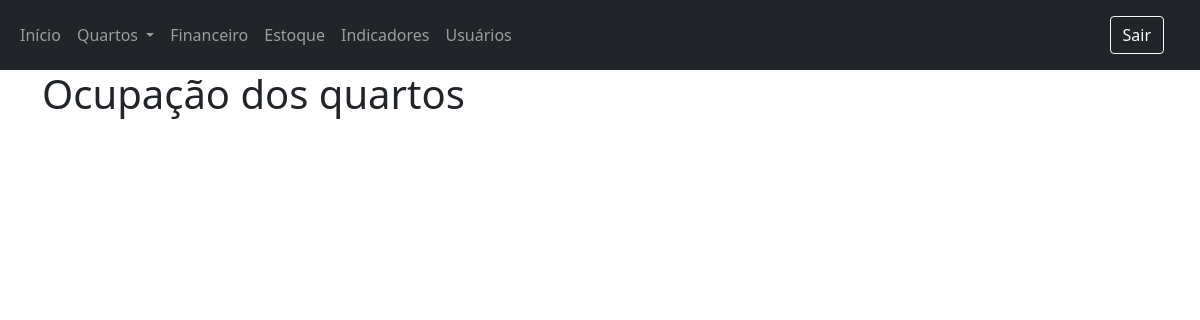
Before: /ocupacao-quartos/1 (signed in) with the older database file.
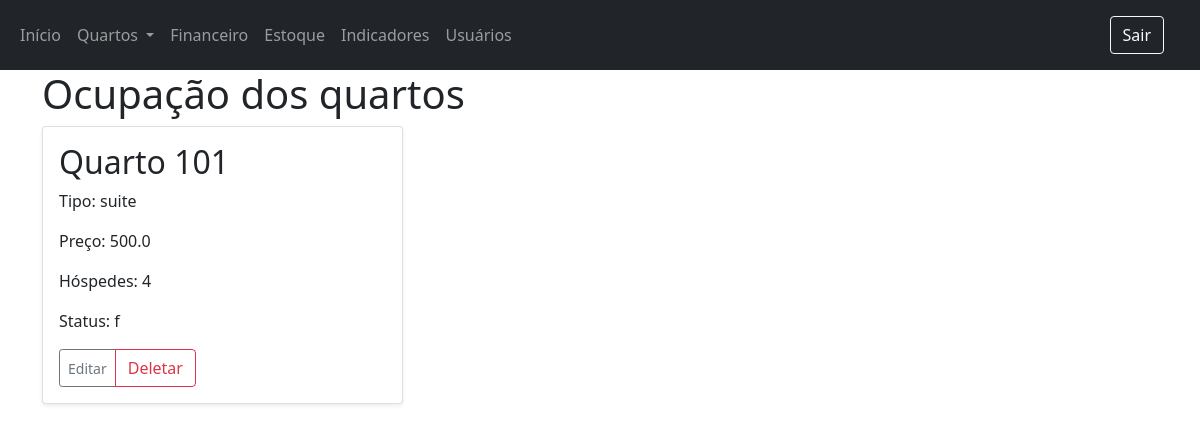
After: the same page with the newer database file.
### app/models.py (models this page shows)
class Rooms(db.Model):
    __tablename__ = 'Rooms'
    id = db.Column(db.Integer, primary_key=True)
    hotel_id = db.Column(db.Integer, db.ForeignKey('Hotels.id'))
    number = db.Column(db.Integer)
    name = db.Column(db.String(30))
    kind = db.Column(db.String(15))
    phone_extension = db.Column(db.String(15))
    price = db.Column(db.REAL)
    guest_limit = db.Column(db.Integer)
    status = db.Column(db.String(15))
    created_at = db.Column(db.DateTime, default=dt.now())

### app/views.py (the view)
@app.route('/ocupacao-quartos/<int:id>')
@login_required
def ocupacao_quartos_endpoint(id):
    user_id = g.user.get_id()
    return ocupacao_quartos(id, user_id)

### app/models.py (called while the page is built)
    def get_id(self):
        return self.id

### app/scripts/ocupacao_quartos.py (called while the page is built)
def ocupacao_quartos(id, user_id):
    hotel = Hotels.query.get_or_404(id)
    if hotel.user_id != user_id:
        return '<h1>Erro! Você não pode acessar este conteúdo!</h1>'
    quartos = Rooms.query.filter_by(hotel_id=id).order_by(Rooms.number)
    return render_template('ocupacao_quartos.html',
                           quartos=quartos
                           )

### app/views.py (called while the page is built)
@login_manager.user_loader
def load_user(id):
    return User.query.get(int(id))

@app.before_request
def before_request():
    g.user = current_user

### app/templates/ocupacao_quartos.html (shortened to what this page needs)
{% extends 'base.html' %}
{% block content %}
    <h1>Ocupação dos quartos</h1>
    <div class="row row-cols-1 row-cols-sm-2 row-cols-md-3 g-3">
        {% for quarto in quartos %}
            <div class="col">
                <div class="card shadow-sm">
                    <div class="card-body">
                        <h2>Quarto {{ quarto.number }}</h2>
                        <p>Tipo: {{ quarto.kind }}</p>
                        <p>Preço: {{ quarto.price }}</p>
                        <p>Hóspedes: {{ quarto.guest_limit }}</p>
                        <p>Status: {{ quarto.status }}</p>
                        <div class="d-flex justify-content-between align-items-center">
                            <form method="POST" action="{{ url_for('editar_quarto_endpoint', id=quarto.id) }}">
                                <div class="btn-group">
                                    <button type="submit" class="btn btn-sm btn-outline-secondary"
                                            value="{{ quarto.id }}">
                                        Editar
                                    </button>
                                    <button type="button" class="btn btn-outline-danger" data-bs-toggle="modal"
                                            data-bs-target="#Modal_{{ quarto.id }}"
                                            value="{{ quarto.id }}" id="hotel_{{ quarto.id }}">
                                        Deletar
                                    </button>
                                </div>
                            </form>
                        </div>
                    </div>
                </div>
            </div>
        {% endfor %}
    </div>
{% endblock %}

### app/templates/base.html (shortened to what this page needs)
<!doctype html>
<html lang="pt">
<head>
    <link href="https://cdn.jsdelivr.net/npm/bootstrap@5.1.3/dist/css/bootstrap.min.css" rel="stylesheet"
>
          <link rel='stylesheet' href="{{ url_for('static', filename='css/font-awesome/font-awesome.min.css')}}">
</head>
<body>
{% if current_user.is_authenticated %}
    {% include 'navbar.html' %}
{% endif %}
<div {% if "login" in request.path  %} class="container-no-gutters" {% else %} class="container" {% endif %} >
    {% block content %}
    {% endblock %}
</div>
</body>
</html>

### app/templates/navbar.html (shortened to what this page needs)
<nav class="navbar navbar-expand-lg navbar-dark bg-dark">
    <div class="container-fluid">
        <div class="collapse navbar-collapse" id="navbarSupportedContent">
            <ul class="navbar-nav me-auto mb-2 mb-lg-0">
                <li class="nav-item">
                    <a class="nav-link" aria-current="page" href="{{ url_for('pagina_inicial') }}">Início</a>
                </li>
                <li class="nav-item dropdown">
                    <a class="nav-link dropdown-toggle" href="#" id="navbarDropdown" role="button"
                       data-bs-toggle="dropdown" aria-expanded="false">
                        Quartos
                    </a>
                </li>
                <li class="nav-item">
                    <a class="nav-link" aria-current="page" href="#">Financeiro</a>
                </li>
                <li class="nav-item">
                    <a class="nav-link" aria-current="page" href="#">Estoque</a>
                </li>
                <li class="nav-item">
                    <a class="nav-link" aria-current="page" href="#">Indicadores</a>
                </li>
                <li class="nav-item">
                    <a class="nav-link" aria-current="page" href="/new">Usuários</a>
                </li>
            </ul>
                {% if current_user.is_authenticated %}
                <a class="nav-link" aria-current="page" href="{{ url_for('logout') }}">
                    <button type="button" class="btn btn-outline-light me-2">Sair</button>
                </a>
                {% else %}
                <a class="nav-link" aria-current="page" href="{{ url_for('login') }}">
                    <button type="button" class="btn btn-outline-light me-2">Entrar</button>
                </a>
                {% endif %}
        </div>
    </div>
</nav>

Changed rows visible on the page:
added Rooms: number "101", kind "suite", price "500.0", guest_limit "4", status "f", {{ quarto.id }} 1 (drawn)
